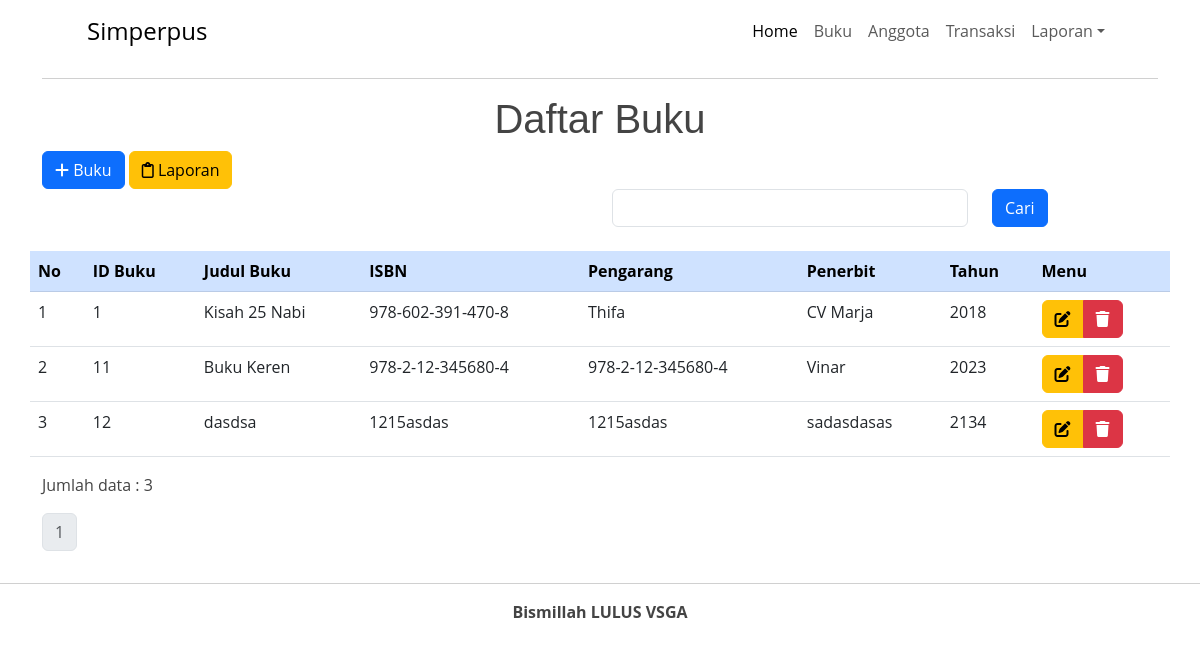
The app's page /src/view/buku_read.php with its own data.
### tables this page shows
CREATE TABLE `buku` (
  `id` int(11) NOT NULL,
  `judul_buku` varchar(100) NOT NULL,
  `isbn` varchar(20) NOT NULL,
  `pengarang` varchar(20) NOT NULL,
  `penerbit` varchar(20) NOT NULL,
  `tahun` year(4) NOT NULL
);

### src/view/buku_read.php (the view, shortened to what this page needs)
<!DOCTYPE html>
<html lang="en">
<head>
    <link href="https://cdn.jsdelivr.net/npm/bootstrap@5.3.0/dist/css/bootstrap.min.css" rel="stylesheet" />
    <link rel="stylesheet" href="../css/main.css" />
    <link rel="stylesheet" href="https://cdnjs.cloudflare.com/ajax/libs/font-awesome/6.4.0/css/all.min.css" />
</head>
<body>
    <?php
    require '../utils/navbar.php';
    ?>
    <h1 class="d-flex justify-content-center">Daftar Buku</h1>
    <div class="container">
        <a href="buku_add.php" class="btn btn-primary"><i class="fa-solid fa-plus"></i> Buku</a>
        <a href="buku_lap.php" class="btn btn-warning"><i class="fa-sharp fa-regular fa-clipboard"></i> Laporan</a>
        <form class="row" method="POST">
            <div class="col-lg-4 offset-lg-6">
                <input type="text" name="pencarian" class="form-control" />
            </div>
            <div class="col-lg-2">
                <button class="btn btn-primary">Cari</button>
            </div>
        </form>
        <div class="row">
            <div class="col-12 mt-4">
                <div class="row">
                    <table class="table table-hover">
                        <thead class="table-primary">
                            <tr>
                                <th>No</th>
                                <th>ID Buku</th>
                                <th>Judul Buku</th>
                                <th>ISBN</th>
                                <th>Pengarang</th>
                                <th>Penerbit</th>
                                <th>Tahun</th>
                                <th>Menu</th>
                            </tr>
                        </thead>
                        <tbody>
                            <?php
                            require '../../koneksi.php';
                            $batas = 5;
                            extract($_GET);
                            if (empty($hal)) {
                                $posisi = 0;
                                $hal = 1;
                                $no = 1;
                            } else {
                                $posisi = ($hal - 1) * $batas;
                                $no = $posisi + 1;
                            }
                            if (@$_POST['pencarian']) {
                                $pencarian = trim(mysqli_real_escape_string($koneksi, $_POST['pencarian']));
                                if ($pencarian != "") {
                                    $query = "SELECT * FROM buku WHERE
                                        id LIKE '%$pencarian%'
                                        OR judul_buku like '%$pencarian%'
                                        OR isbn like '%$pencarian%'
                                        OR pengarang like '%$pencarian%'
                                        OR penerbit like '%$pencarian%'
                                        OR tahun like '%$pencarian%'";
                                    $queryJml = $query;
                                } else {
                                    $query = "SELECT * FROM buku LIMIT $posisi, $batas";
                                    $queryJml = "SELECT * FROM buku";
                                }
                            } else {
                                $query = "SELECT * FROM buku LIMIT $posisi, $batas";
                                $queryJml = "SELECT * FROM buku";
                            }
                            $data_buku = mysqli_query($koneksi, $query);
                            if (mysqli_num_rows($data_buku) > 0) {
                                foreach ($data_buku as $key => $value) {
                            ?>
                                    <tr>
                                        <td><?= $no ?></td>
                                        <td><?= $value['id'] ?></td>
                                        <td><?= $value['judul_buku'] ?></td>
                                        <td><?= $value['isbn'] ?></td>
                                        <td><?= $value['pengarang'] ?></td>
                                        <td><?= $value['penerbit'] ?></td>
                                        <td><?= $value['tahun'] ?></td>
                                        <td>
                                            <div class="btn-group" role="group" aria-label="Basic example">
                                                <a href="buku_add.php?id=<?= $value["id"] ?>" class="btn btn-warning"><i class="fa-solid fa-pen-to-square"></i></a>
                                                <a href="../controller/buku_act.php?id=<?= $value["id"] ?>" class="btn btn-danger"><i class="fa-sharp fa-solid fa-trash"></i></a>
                                            </div>
                                        </td>
                                    </tr>
                                <?php
                                    $no++;
                                }
                            } else {
                                ?>
                                <tr>
                                    <td colspan="7">Data Tidak Ditemukan</td>
                                </tr>
                            <?php
                            }
                            ?>
                        </tbody>
                    </table>
                    <div class="float-start">
                        <?php
                        if (isset($_POST['pencarian'])) {
                            if ($_POST['pencarian'] != '') {
                                $jml = mysqli_num_rows(mysqli_query($koneksi, $queryJml));
                                echo '<p>Data Hasil Pencarian : ' . $jml . '</p>';
                            }
                        } else {
                            $jml = mysqli_num_rows(mysqli_query($koneksi, $queryJml));
                            echo '<p>Jumlah data : ' . $jml . '</p>';
                        }
                        ?>
                    </div>
                    <nav class="float-end" aria-label="Page navigation example">
                        <ul class="pagination">
                            <?php
                            $jml_hal = ceil($jml / $batas);
                            for ($i = 1; $i <= $jml_hal; $i++) {
                                if ($i != $hal) {
                            ?>
                                    <li class="page-item"><a class="page-link" href="buku_read.php?hal=<?= $i ?>"><?= $i ?></a></li>
                                <?php
                                } else {
                                ?>
                                    <li class="page-item"><a class="page-link disabled"><?= $i ?></a></li>
                            <?php
                                }
                            }
                            ?>
                        </ul>
                    </nav>
                </div>
            </div>
        </div>
    </div>
    <footer>
        <hr>
        <p class="text-center"><b>Bismillah LULUS VSGA</b></p>
    </footer>
</body>
</html>

### src/css/main.css (style rules this page uses)
body { font-family: "Open Sans", sans-serif; color: #444444; }
a { color: #4154f1; text-decoration: none; }
h1, h2, h3, h4, h5, h6 { font-family: "Arial", sans-serif; }

### records on screen
buku: id "1", judul_buku "Kisah 25 Nabi", isbn "978-602-391-470-8", pengarang "Thifa", penerbit "CV Marja", tahun "2018"
buku: id "11", judul_buku "Buku Keren", isbn "978-2-12-345680-4", pengarang "978-2-12-345680-4", penerbit "Vinar", tahun "2023"
buku: id "12", judul_buku "dasdsa", isbn "1215asdas", pengarang "1215asdas", penerbit "sadasdasas", tahun "2134"

### other values on screen
$jml "3"
